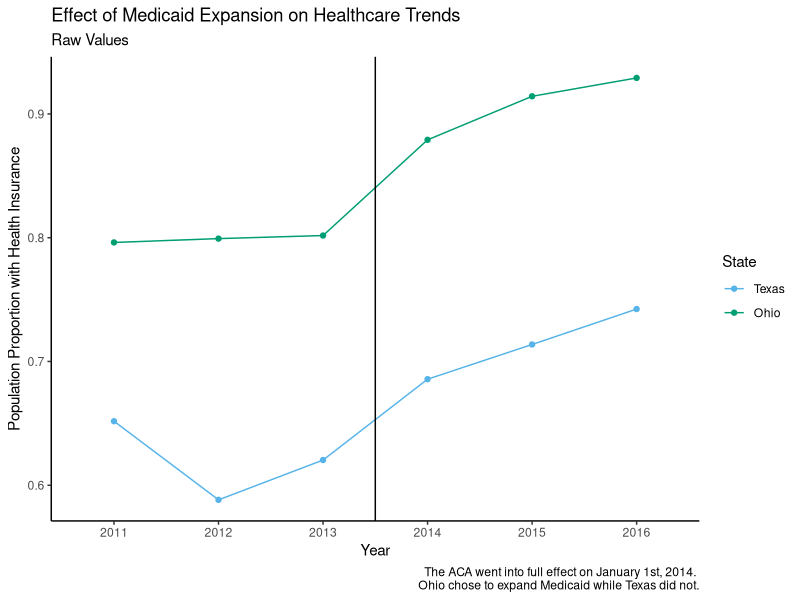
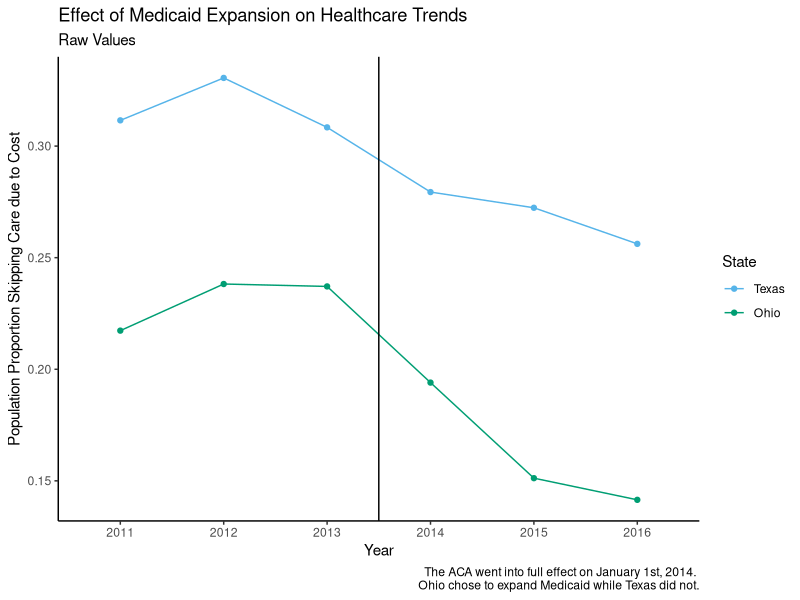
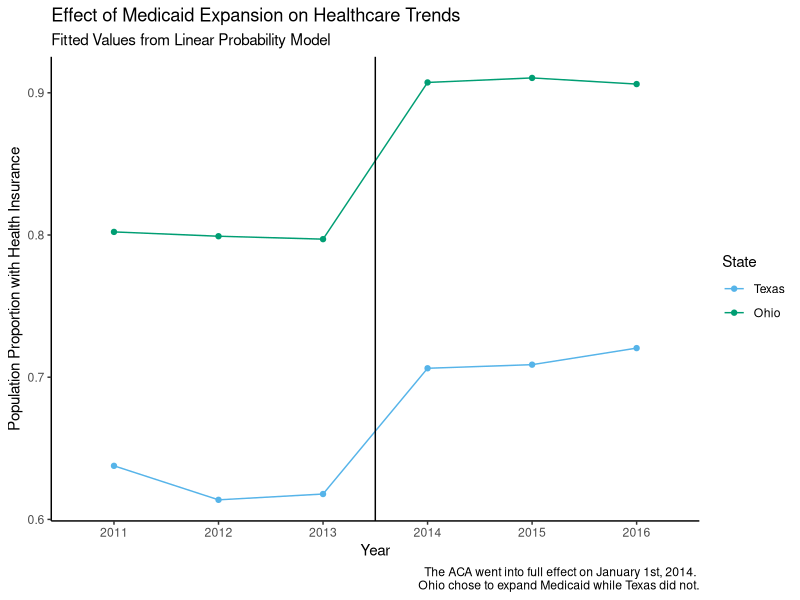
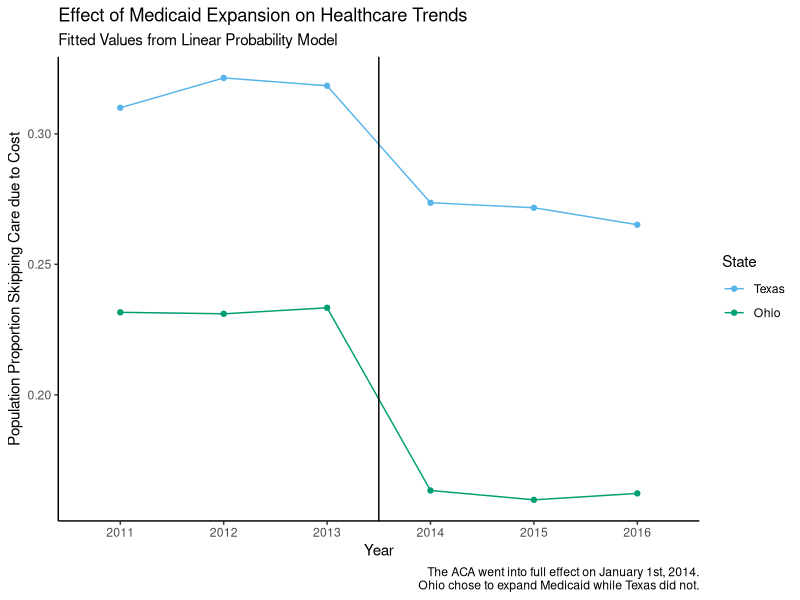
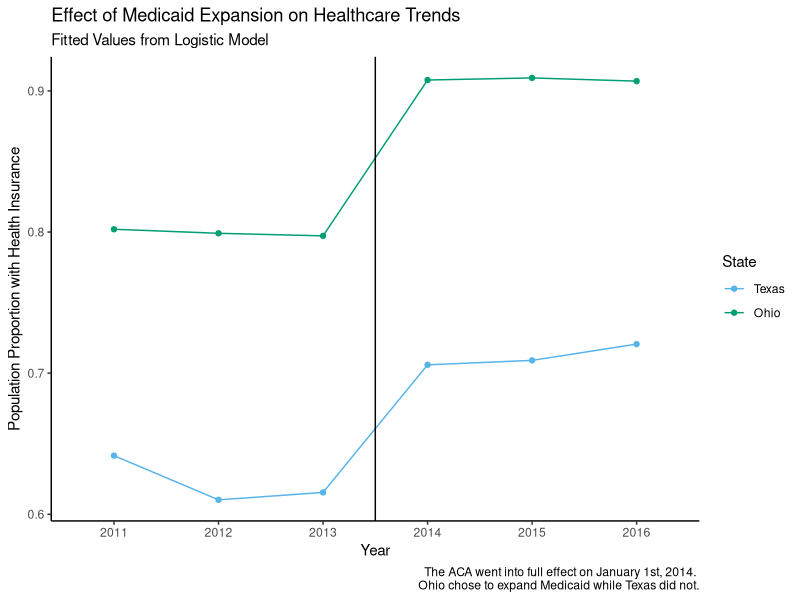
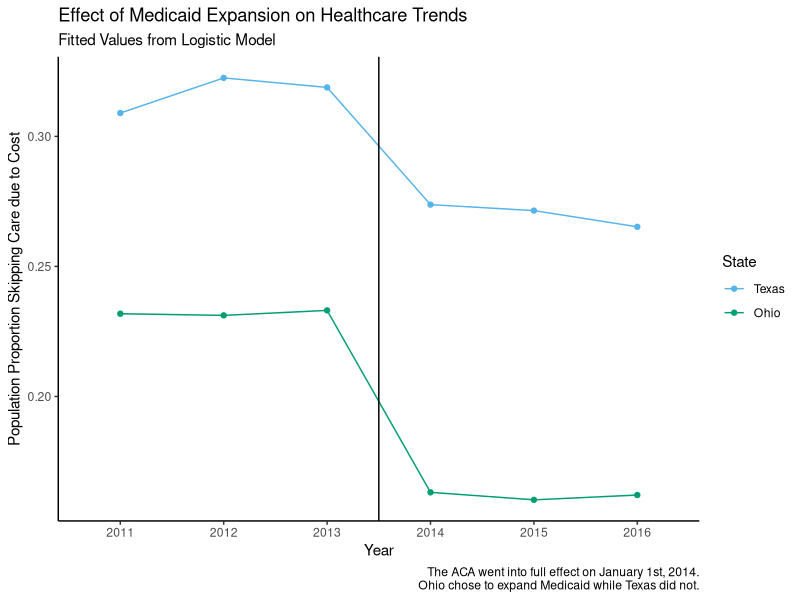

The R source for these figures, in order:
## ---- chunk 1
library(foreign)
library(tidyverse)

data_oh <- read.dta("data/DID_OH_ver12.dta")
## ---- chunk 2
model_plan <- lm(hlthpln1 ~ treat + post + treat_post + male + veteran3 + children +
              married + divorced + widowed + separated + never_married +
              log_income + edu_hs_grad + edu_college_attd + 
              edu_college_grad, data_oh)
summary(model_plan)

model_cost <- lm(medcost ~ treat + post + treat_post + male + veteran3 + children +
              married + divorced + widowed + separated + never_married +
              log_income + edu_hs_grad + edu_college_attd + 
              edu_college_grad, data_oh)
summary(model_cost)

data_oh$plan_fit <- model_plan$fitted.values
data_oh$cost_fit <- model_cost$fitted.values

#logistic
logi_plan <- glm(hlthpln1 ~ treat + post + treat_post + male + veteran3 + children +
                 married + divorced + widowed + separated + never_married +
                 log_income + edu_hs_grad + edu_college_attd + 
                 edu_college_grad, data = data_oh, family = "binomial")
summary(logi_plan)

logi_cost <- glm(medcost ~ treat + post + treat_post + male + veteran3 + children +
                                married + divorced + widowed + separated + never_married +
                                log_income + edu_hs_grad + edu_college_attd + 
                                edu_college_grad, data = data_oh, family = "binomial")
summary(logi_cost)

data_oh$logi_plan_fit <- logi_plan$fitted.values
data_oh$logi_cost_fit <- logi_cost$fitted.values
## ---- chunk 3
library(ggthemes)
library(scales)
data_oh$treat <- factor(data_oh$treat, levels = c(0, 1), labels = c("Texas", "Ohio"))
data_oh$year <- factor(data_oh$year)

ggplot(data = data_oh %>% 
         group_by(treat, year) %>% 
         summarise(hlthpln1_prop = sum(hlthpln1)/length(hlthpln1))) +
  geom_line(aes(x = year, y = hlthpln1_prop, group = treat, color = treat)) +
  geom_point(aes(x = year, y = hlthpln1_prop, group = treat, color = treat)) +
  geom_vline(xintercept = 3.5) +
  labs(x = "Year", y = "Population Proportion with Health Insurance", color = "State", 
       title = "Effect of Medicaid Expansion on Healthcare Trends", subtitle = "Raw Values",
       caption = "The ACA went into full effect on January 1st, 2014. 
       Ohio chose to expand Medicaid while Texas did not.") +
  theme_classic() + scale_color_pander()

ggplot(data = data_oh %>% 
         group_by(treat, year) %>% 
         summarise(medcost_prop = sum(medcost)/length(medcost))) +
  geom_line(aes(x = year, y = medcost_prop, group = treat, color = treat)) +
  geom_point(aes(x = year, y = medcost_prop, group = treat, color = treat)) +
  geom_vline(xintercept = 3.5) +
  labs(x = "Year", y = "Population Proportion Skipping Care due to Cost", color = "State", 
       title = "Effect of Medicaid Expansion on Healthcare Trends", subtitle = "Raw Values",
       caption = "The ACA went into full effect on January 1st, 2014. 
       Ohio chose to expand Medicaid while Texas did not.") +
  theme_classic() + scale_color_pander()

ggplot(data = data_oh %>% 
         group_by(treat, year) %>% 
         summarise(hlthpln1_prop = sum(plan_fit)/length(plan_fit))) +
  geom_line(aes(x = year, y = hlthpln1_prop, group = treat, color = treat)) +
  geom_point(aes(x = year, y = hlthpln1_prop, group = treat, color = treat)) +
  geom_vline(xintercept = 3.5) +
  labs(x = "Year", y = "Population Proportion with Health Insurance", color = "State", 
       title = "Effect of Medicaid Expansion on Healthcare Trends", subtitle = "Fitted Values from Linear Probability Model",
       caption = "The ACA went into full effect on January 1st, 2014. 
       Ohio chose to expand Medicaid while Texas did not.") +
  theme_classic() + scale_color_pander()

ggplot(data = data_oh %>% 
         group_by(treat, year) %>% 
         summarise(medcost_prop = sum(cost_fit)/length(cost_fit))) +
  geom_line(aes(x = year, y = medcost_prop, group = treat, color = treat)) +
  geom_point(aes(x = year, y = medcost_prop, group = treat, color = treat)) +
  geom_vline(xintercept = 3.5) +
  labs(x = "Year", y = "Population Proportion Skipping Care due to Cost", color = "State", 
       title = "Effect of Medicaid Expansion on Healthcare Trends", subtitle = "Fitted Values from Linear Probability Model",
       caption = "The ACA went into full effect on January 1st, 2014.
       Ohio chose to expand Medicaid while Texas did not.") +
  theme_classic() + scale_color_pander()

ggplot(data = data_oh %>% 
         group_by(treat, year) %>% 
         summarise(hlthpln1_prop = sum(logi_plan_fit)/length(logi_plan_fit))) +
  geom_line(aes(x = year, y = hlthpln1_prop, group = treat, color = treat)) +
  geom_point(aes(x = year, y = hlthpln1_prop, group = treat, color = treat)) +
  geom_vline(xintercept = 3.5) +
  labs(x = "Year", y = "Population Proportion with Health Insurance", color = "State", 
       title = "Effect of Medicaid Expansion on Healthcare Trends", subtitle = "Fitted Values from Logistic Model",
       caption = "The ACA went into full effect on January 1st, 2014. 
       Ohio chose to expand Medicaid while Texas did not.") +
  theme_classic() + scale_color_pander()

ggplot(data = data_oh %>% 
         group_by(treat, year) %>% 
         summarise(medcost_prop = sum(logi_cost_fit)/length(logi_cost_fit))) +
  geom_line(aes(x = year, y = medcost_prop, group = treat, color = treat)) +
  geom_point(aes(x = year, y = medcost_prop, group = treat, color = treat)) +
  geom_vline(xintercept = 3.5) +
  labs(x = "Year", y = "Population Proportion Skipping Care due to Cost", color = "State", 
       title = "Effect of Medicaid Expansion on Healthcare Trends", subtitle = "Fitted Values from Logistic Model",
       caption = "The ACA went into full effect on January 1st, 2014.
       Ohio chose to expand Medicaid while Texas did not.") +
  theme_classic() + scale_color_pander()
